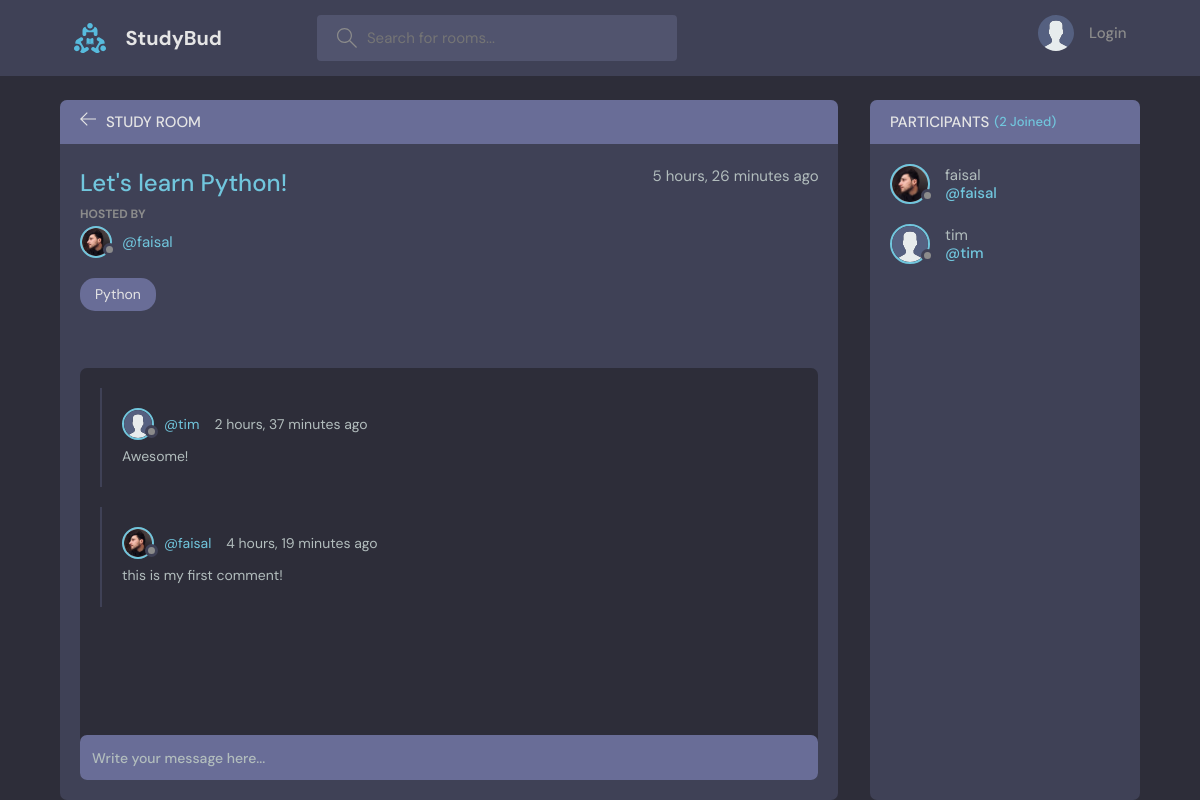
/room/1, run on the app's committed database.
### base/models.py (models this page shows, shortened)
class Room(models.Model):
    host = models.ForeignKey(User, on_delete=models.CASCADE, null=True)
    topic = models.ForeignKey(Topic, on_delete=models.CASCADE, null=True)
    name = models.CharField(max_length=200)
    description = models.TextField(null=True, blank=True)
    participants = models.ManyToManyField(User, related_name='participants', blank=True)
    updated = models.DateTimeField(auto_now=True)
    created = models.DateTimeField(auto_now_add=True)
    class Meta:
        ordering = ['-updated', '-created']

class User(AbstractUser): #This is our custom User model
    name = models.CharField(max_length=200, null=True)
    email = models.EmailField(unique=True, null=True)
    bio = models.TextField(null=True)
    avatar = models.ImageField(null=True, default='avatar.svg')
    USERNAME_FIELD = 'email'
    REQUIRED_FIELDS = []

class Topic(models.Model):
    name = models.CharField(max_length=200)
    def __str__(self) -> str:
        return self.name

class Message(models.Model):
    user = models.ForeignKey(User, on_delete=models.CASCADE)
    room = models.ForeignKey(Room, on_delete=models.CASCADE)
    body = models.TextField()
    updated = models.DateTimeField(auto_now=True)
    created = models.DateTimeField(auto_now_add=True)
    class Meta:
        ordering = ['-updated', '-created']

### base/views.py (the view, shortened to what this page needs)
# urls.py: path('room/<int:pk>', views.room, name='room'),
def room(request, pk):
    room = Room.objects.get(id=pk)
    room_messages = room.message_set.all()
    participants = room.participants.all()
    context = {'room': room, 'room_messages': room_messages, 'participants': participants}
    return render(request, 'base/room.html', context)

### base/templates/base/room.html (shortened to what this page needs)
{% extends 'base.html' %}
{% block content %}
<main class="profile-page layout layout--2">
  <div class="container">
    <div class="room">
      <div class="room__top">
        <div class="room__topLeft">
          <a href="{% url 'home' %}">
            <svg version="1.1" xmlns="http://www.w3.org/2000/svg" width="32" height="32" viewBox="0 0 32 32">
              <title>arrow-left</title>
              <path
                d="M13.723 2.286l-13.723 13.714 13.719 13.714 1.616-1.611-10.96-10.96h27.625v-2.286h-27.625l10.965-10.965-1.616-1.607z">
              </path>
            </svg>
          </a>
          <h3>Study Room</h3>
        </div>
      </div>
      <div class="room__box scroll">
        <div class="room__header scroll">
          <div class="room__info">
            <h3>{{ room.name }}</h3>
            <span>{{ room.created|timesince }} ago</span>
          </div>
          <div class="room__hosted">
            <p>Hosted By</p>
            <a href="{% url 'user-profile' room.host.id %}" class="room__author">
              <div class="avatar avatar--small">
                <img src="{{ room.host.avatar.url  }}" />
              </div>
              <span>@{{ room.host.username }}</span>
            </a>
          </div>
          <span class="room__topics">{{ room.topic }}</span>
        </div>
        <div class="room__conversation">
          <div class="threads scroll">
            {% for message in room_messages %}
            <div class="thread">
              <div class="thread__top">
                <div class="thread__author">
                  <a href="{% url 'user-profile' message.user.id %}" class="thread__authorInfo">
                    <div class="avatar avatar--small">
                      <img src="{{ message.user.avatar.url }}" />
                    </div>
                    <span>@{{ message.user.username }}</span>
                  </a>
                  <span class="thread__date">{{ message.created|timesince }} ago</span>
                </div>
              </div>
              <div class="thread__details">
                {{ message.body }}
              </div>
            </div>
            {% endfor %}
          </div>
        </div>
      </div>
      <div class="room__message">
        <form action="" method="post">
          <input name="body" placeholder="Write your message here..." />
        </form>
      </div>
    </div>
    <div class="participants">
      <h3 class="participants__top">Participants <span>({{ participants.count }} Joined)</span></h3>
      <div class="participants__list scroll">
        {% for user in participants %}
        <a href="{% url 'user-profile' user.id %}" class="participant">
          <div class="avatar avatar--medium">
            <img src="{{ user.avatar.url }}" />
          </div>
          <p>
            {{ user.username }}
            <span>@{{ user.username }}</span>
          </p>
        </a>
        {% endfor %}
      </div>
    </div>
  </div>
</main>
{% endblock %}

### data on the page
Room: name "Let's learn Python!", created "5 hours, 26 minutes", host.avatar (picture), host.username "faisal", topic "Python"
Message: user.avatar (placeholder picture), user.username "tim", created "2 hours, 37 minutes", body "Awesome!"
Message: user.avatar (picture), user.username "faisal", created "4 hours, 19 minutes", body "this is my first comment!"
User: avatar (picture), username "faisal"
User: avatar (placeholder picture), username "tim"

### other printed values
{{ participants.count }} "2"
